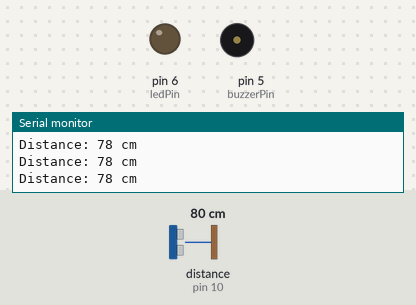
Recording of a sketch running on a simulated Arduino Uno, built with avr-gcc and run on an emulated ATmega328P. On the bench: output pins drawn as LEDs (lit = HIGH), buzzer (waves = sounding, pin HIGH), the last lines printed to the serial monitor. Wiring (inferred from the names in the program): ultrasonic range finder: trigger pin 9; echo pin 10. Inputs (shaded band) come from the test bench; at power-on: distance to the obstacle (sensor on pin 10) 80 cm. The echo pulse lasts 58.3 µs per cm; pins used as bus, display or sensor lines are not drawn.

Above: at 1.3 s.
1.4 s: distance to the obstacle (sensor on pin 10) set to 12 cm
2.9 s: distance to the obstacle (sensor on pin 10) set to 9 cm
At 4.2 s:
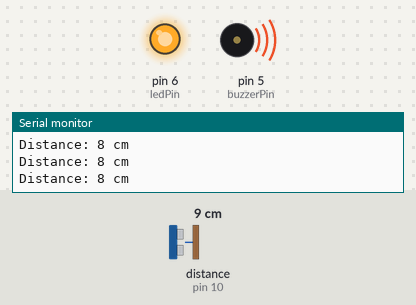
4.5 s: distance to the obstacle (sensor on pin 10) set to 18 cm
At 5.5 s:
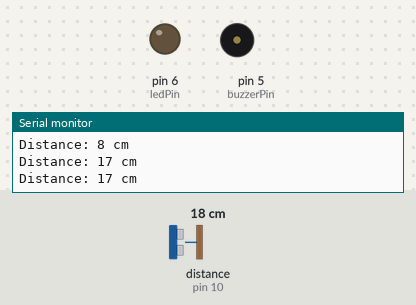
6.0 s: distance to the obstacle (sensor on pin 10) set to 2 cm
At 6.8 s:
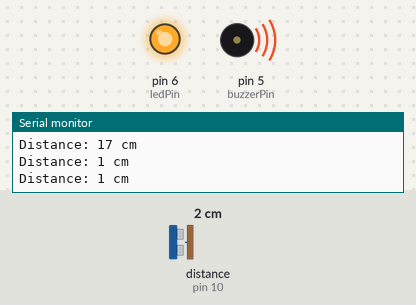
Timing chart, 0 to 8.5 s (numbered marks = the images above; inputs shaded):
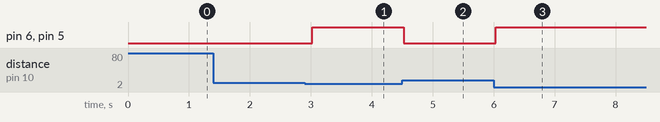

The sketch:

motion_detection.ino
```cpp
#define trigPin 9
#define echoPin 10
#define ledPin 6
#define buzzerPin 5

void setup() {
  pinMode(trigPin, OUTPUT);
  pinMode(echoPin, INPUT);
  pinMode(ledPin, OUTPUT);
  pinMode(buzzerPin, OUTPUT);
  Serial.begin(9600);
}

void loop() {
  digitalWrite(trigPin, LOW);
  delayMicroseconds(2);
  digitalWrite(trigPin, HIGH);
  delayMicroseconds(10);
  digitalWrite(trigPin, LOW);

  long duration = pulseIn(echoPin, HIGH);
  int distance = duration * 0.034 / 2; // Convert to cm

  Serial.print("Distance: ");
  Serial.print(distance);
  Serial.println(" cm");

  if (distance < 10) {  // Alert if object is within 10 cm
    digitalWrite(ledPin, HIGH);
    digitalWrite(buzzerPin, HIGH);
  } else {
    digitalWrite(ledPin, LOW);
    digitalWrite(buzzerPin, LOW);
  }

  delay(500);
}
```

Measured:
- the behaviour switches between 11 and 10 cm on distance to the obstacle (sensor on pin 10) (found by bisection; images 0 and 1)
- after the input at 2.9 s, pin 6 (ledPin), pin 5 (buzzerPin): LOW → HIGH after 0.12 s
- after the input at 4.5 s, pin 6 (ledPin), pin 5 (buzzerPin): HIGH → LOW at once
- after the input at 6.0 s, pin 6 (ledPin), pin 5 (buzzerPin): LOW → HIGH at once
